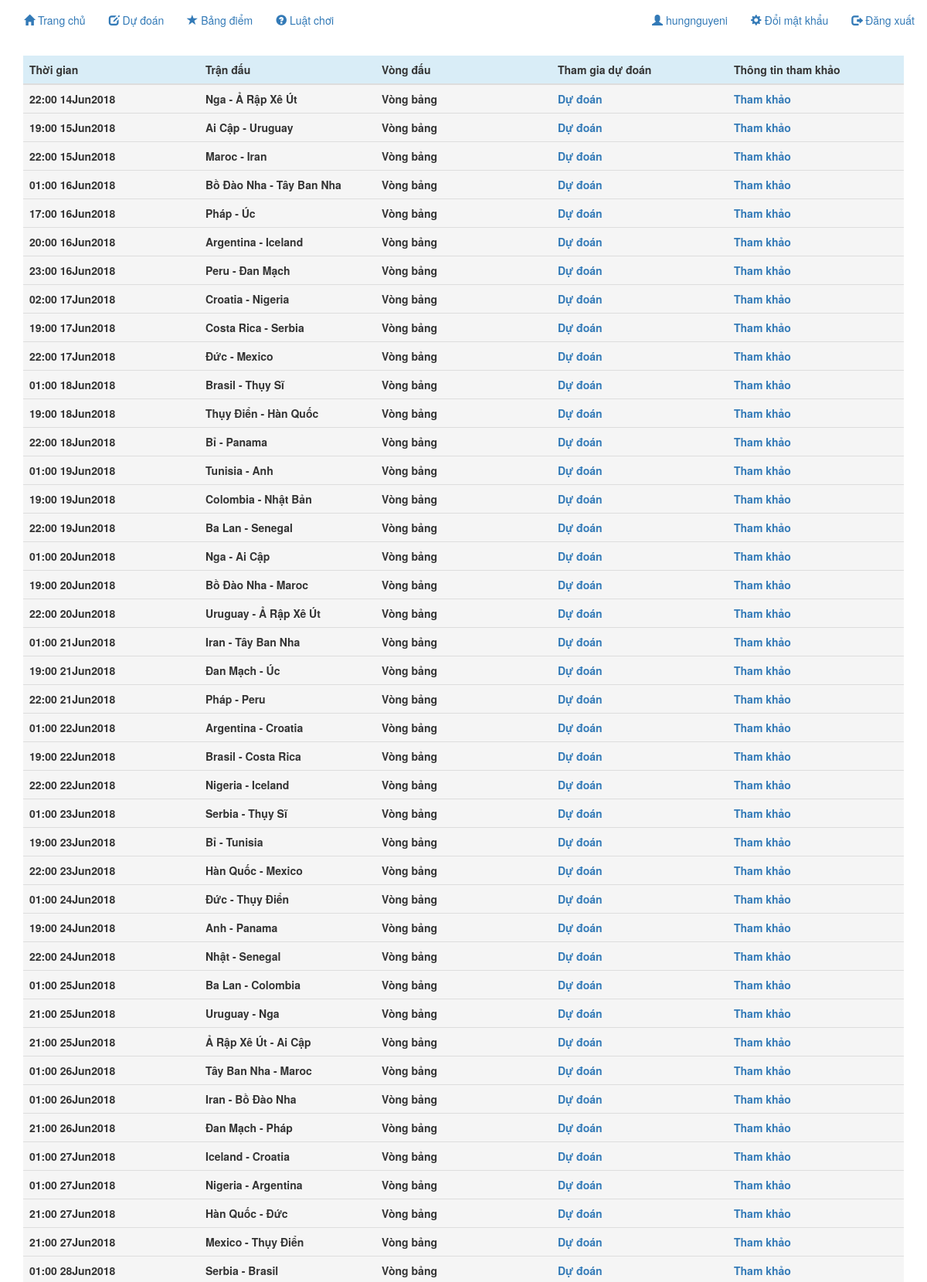
The page /predict/ (signed in, upper part) on the database its author committed.
### football/models.py (models this page shows)
class Data(models.Model):
    AWIN = 'AWIN'
    BALANCE = 'BALANCE'
    BWIN = 'BWIN'
    NEW = '-'
    RESULT_CHOICES = (
        (AWIN, 'Đội A thắng'),
        (BALANCE, 'Hai đội hòa'),
        (BWIN, 'Đội B thắng'),
        (NEW, '-')
    )
    none = -1
    zero = 0
    one = 1
    two = 2
    three = 3
    four = 4
    five = 5
    six = 6
    seven = 7
    eight = 8
    nine = 9
    ten = 10
    eleven = 11
    twelfth = 12
    thirteen = 13
    fourteen = 14
    fifteen = 15
    sixteen = 16
    seventeen = 17
    eighteen = 18
    nineteen = 19
    twenty = 20
    Score_choises = (
        (none, 'Không chọn'),
        (zero, '0'),
        (one, '1'),
        (two, '2'),
        (three, '3'),
        (four, '4'),
        (five, '5'),
        (six, '6'),
        (seven, '7'),
        (eight, '8'),
        (nine, '9'),
        (ten, '10'),
        (eleven, '11'),
        (twelfth, '12'),
        (thirteen, '13'),
        (fourteen, '14'),
        (fifteen, '15'),
        (sixteen, '16'),
        (seventeen, '17'),
        (eighteen, '18'),
        (nineteen, '19'),
        (twenty, '20')
    )
    user_data = models.ForeignKey(User, on_delete=models.CASCADE)
    schedule = models.ForeignKey(Schedule, on_delete=models.CASCADE)
    predict_winner = models.CharField(max_length=200, choices=RESULT_CHOICES, default=NEW)
    winner_result = models.BooleanField(default=False)
    predict_score_a = models.IntegerField(choices=Score_choises, default=none)
    predict_score_b = models.IntegerField(choices=Score_choises, default=none)
    score_result = models.BooleanField(default=False)
    reward = models.IntegerField(default=0)

class Schedule(models.Model):
    level1="1-32"
    level2="1-16"
    level3="Quarterfinal"
    level4="Semifinal"
    level5="Third place"
    level6="Final"
    level_choises = (
        (level1, 'Vòng bảng'),
        (level2, 'Vòng 1-16'),
        (level3, 'Tứ kết'),
        (level4, 'Bán kết'),
        (level5, 'Giải ba'),
        (level6, 'Chung kết')
    )
    none = -1
    zero = 0
    one = 1
    two = 2
    three = 3
    four = 4
    five = 5
    six = 6
    seven = 7
    eight = 8
    nine = 9
    ten = 10
    eleven = 11
    twelfth = 12
    thirteen = 13
    fourteen = 14
    fifteen = 15
    sixteen = 16
    seventeen = 17
    eighteen = 18
    nineteen = 19
    twenty = 20
    Score_choises = (
        (none, 'Chưa thi đấu'),
        (zero, '0'),
        (one, '1'),
        (two, '2'),
        (three, '3'),
        (four, '4'),
        (five, '5'),
        (six, '6'),
        (seven, '7'),
        (eight, '8'),
        (nine, '9'),
        (ten, '10'),
        (eleven, '11'),
        (twelfth, '12'),
        (thirteen, '13'),
        (fourteen, '14'),
        (fifteen, '15'),
        (sixteen, '16'),
        (seventeen, '17'),
        (eighteen, '18'),
        (nineteen, '19'),
        (twenty, '20')
    )
    match_date = models.DateTimeField(default=datetime.now())
    team_a = models.CharField(max_length=200)
    team_b = models.CharField(max_length=200)
    level = models.CharField(max_length=200, choices=level_choises, default=level1)
    score_a = models.IntegerField(choices=Score_choises, default=none)
    score_b = models.IntegerField(choices=Score_choises, default=none)
    result_point = models.IntegerField(default=1)
    score_point = models.IntegerField(default=5)

### football/views.py (the view)
# urls.py: path('predict/', views.predict, name='predict'),
def predict(request):
        template = loader.get_template('football/predict.html')
        try:
            datas = Data.objects.filter(user_data__username=request.user,schedule__match_date__gt=datetime.now())
            context = {
                'datas': datas,
            }
            return HttpResponse(template.render(context, request))
        except Data.DoesNotExist:
            return render(request, 'football/nodata.html')

### templates/football/predict.html (shortened to what this page needs)
<!DOCTYPE html>
<html lang="vi">
{% if user.is_authenticated %}
<head>
  <link rel="stylesheet" href="https://maxcdn.bootstrapcdn.com/bootstrap/3.3.7/css/bootstrap.min.css">
<body>
<nav class="navbar navbar-expand-sm bg-light navbar-light">
  <div class="container-fluid">
     <ul class="nav navbar-nav">
        <li><a href="{% url 'football:home' %}"><span class="glyphicon glyphicon-home"></span> Trang chủ</a></li>
        <li><a href="{% url 'football:predict' %}"><span class="glyphicon glyphicon-edit"></span> Dự đoán</a></li>
        <li><a href="{% url 'football:result' %}"><span class="glyphicon glyphicon-star"></span> Bảng điểm</a></li>
        <li><a href="{% url 'football:rule' %}"><span class="glyphicon glyphicon-question-sign"></span> Luật chơi</a></li>
     </ul>
     <ul class="nav navbar-nav navbar-right">
        <li><a href="{% url 'football:user' %}"><span class="glyphicon glyphicon-user"></span>  {{ user.username }}</a></li>
        <li><a href="{% url 'password_change' %}"><span class="glyphicon glyphicon-cog"></span>  Đổi mật khẩu</a></li>
        <li><a href="{% url 'logout' %}"><span class="glyphicon glyphicon-log-out"></span>  Đăng xuất</a></li>
     </ul>
  </div>
</nav>
<div class="container">
  <table class="table table-hover">
     <thead>
        <tr class="info">
            <th width="20%">Thời gian</th>
            <th width="20%">Trận đấu</th>
            <th width="20%">Vòng đấu</th>
            <th width="20%">Tham gia dự đoán</th>
            <th width="20%">Thông tin tham khảo</th>
        </tr>
     </thead>
     <tbody>
        {% for data in datas %}
        <tr class="active">
            <th>{{ data.schedule.match_date|date:"H:i dMY"}}</th>
            <th>{{ data.schedule.team_a}} - {{ data.schedule.team_b}}</th>
            {% if data.schedule.level == "1-32" %}
                <th>Vòng bảng</th>
            {% endif %}
            <th><a href="{% url 'football:vote' data.id %}">Dự đoán</a></th>
            <th><a href="{% url 'football:reference' data.id %}">Tham khảo</a></th>
        </tr>
        {% endfor %}
     </tbody>
  </table>
</div>
</body>
{% endif %}
</html>

### rows shown on the page
Data: schedule.match_date "22:00 14Jun2018", schedule.team_a "Nga", schedule.team_b "Ả Rập Xê Út", shows "Vòng bảng"
Data: schedule.match_date "19:00 15Jun2018", schedule.team_a "Ai Cập", schedule.team_b "Uruguay", shows "Vòng bảng"
Data: schedule.match_date "22:00 15Jun2018", schedule.team_a "Maroc", schedule.team_b "Iran", shows "Vòng bảng"
Data: schedule.match_date "01:00 16Jun2018", schedule.team_a "Bồ Đào Nha", schedule.team_b "Tây Ban Nha", shows "Vòng bảng"
Data: schedule.match_date "17:00 16Jun2018", schedule.team_a "Pháp", schedule.team_b "Úc", shows "Vòng bảng"
Data: schedule.match_date "20:00 16Jun2018", schedule.team_a "Argentina", schedule.team_b "Iceland", shows "Vòng bảng"
Data: schedule.match_date "23:00 16Jun2018", schedule.team_a "Peru", schedule.team_b "Đan Mạch", shows "Vòng bảng"
Data: schedule.match_date "02:00 17Jun2018", schedule.team_a "Croatia", schedule.team_b "Nigeria", shows "Vòng bảng"
Data: schedule.match_date "19:00 17Jun2018", schedule.team_a "Costa Rica", schedule.team_b "Serbia", shows "Vòng bảng"
Data: schedule.match_date "22:00 17Jun2018", schedule.team_a "Đức", schedule.team_b "Mexico", shows "Vòng bảng"
Data: schedule.match_date "01:00 18Jun2018", schedule.team_a "Brasil", schedule.team_b "Thụy Sĩ", shows "Vòng bảng"
Data: schedule.match_date "19:00 18Jun2018", schedule.team_a "Thụy Điển", schedule.team_b "Hàn Quốc", shows "Vòng bảng"
Data: schedule.match_date "22:00 18Jun2018", schedule.team_a "Bỉ", schedule.team_b "Panama", shows "Vòng bảng"
Data: schedule.match_date "01:00 19Jun2018", schedule.team_a "Tunisia", schedule.team_b "Anh", shows "Vòng bảng"
Data: schedule.match_date "19:00 19Jun2018", schedule.team_a "Colombia", schedule.team_b "Nhật Bản", shows "Vòng bảng"
Data: schedule.match_date "22:00 19Jun2018", schedule.team_a "Ba Lan", schedule.team_b "Senegal", shows "Vòng bảng"
Data: schedule.match_date "01:00 20Jun2018", schedule.team_a "Nga", schedule.team_b "Ai Cập", shows "Vòng bảng"
Data: schedule.match_date "19:00 20Jun2018", schedule.team_a "Bồ Đào Nha", schedule.team_b "Maroc", shows "Vòng bảng"
Data: schedule.match_date "22:00 20Jun2018", schedule.team_a "Uruguay", schedule.team_b "Ả Rập Xê Út", shows "Vòng bảng"
Data: schedule.match_date "01:00 21Jun2018", schedule.team_a "Iran", schedule.team_b "Tây Ban Nha", shows "Vòng bảng"
Data: schedule.match_date "19:00 21Jun2018", schedule.team_a "Đan Mạch", schedule.team_b "Úc", shows "Vòng bảng"
Data: schedule.match_date "22:00 21Jun2018", schedule.team_a "Pháp", schedule.team_b "Peru", shows "Vòng bảng"
Data: schedule.match_date "01:00 22Jun2018", schedule.team_a "Argentina", schedule.team_b "Croatia", shows "Vòng bảng"
Data: schedule.match_date "19:00 22Jun2018", schedule.team_a "Brasil", schedule.team_b "Costa Rica", shows "Vòng bảng"
Data: schedule.match_date "22:00 22Jun2018", schedule.team_a "Nigeria", schedule.team_b "Iceland", shows "Vòng bảng"
Data: schedule.match_date "01:00 23Jun2018", schedule.team_a "Serbia", schedule.team_b "Thụy Sĩ", shows "Vòng bảng"
Data: schedule.match_date "19:00 23Jun2018", schedule.team_a "Bỉ", schedule.team_b "Tunisia", shows "Vòng bảng"
Data: schedule.match_date "22:00 23Jun2018", schedule.team_a "Hàn Quốc", schedule.team_b "Mexico", shows "Vòng bảng"
Data: schedule.match_date "01:00 24Jun2018", schedule.team_a "Đức", schedule.team_b "Thụy Điển", shows "Vòng bảng"
Data: schedule.match_date "19:00 24Jun2018", schedule.team_a "Anh", schedule.team_b "Panama", shows "Vòng bảng"
Data: schedule.match_date "22:00 24Jun2018", schedule.team_a "Nhật", schedule.team_b "Senegal", shows "Vòng bảng"
Data: schedule.match_date "01:00 25Jun2018", schedule.team_a "Ba Lan", schedule.team_b "Colombia", shows "Vòng bảng"
Data: schedule.match_date "21:00 25Jun2018", schedule.team_a "Uruguay", schedule.team_b "Nga", shows "Vòng bảng"
Data: schedule.match_date "21:00 25Jun2018", schedule.team_a "Ả Rập Xê Út", schedule.team_b "Ai Cập", shows "Vòng bảng"
Data: schedule.match_date "01:00 26Jun2018", schedule.team_a "Tây Ban Nha", schedule.team_b "Maroc", shows "Vòng bảng"
Data: schedule.match_date "01:00 26Jun2018", schedule.team_a "Iran", schedule.team_b "Bồ Đào Nha", shows "Vòng bảng"
Data: schedule.match_date "21:00 26Jun2018", schedule.team_a "Đan Mạch", schedule.team_b "Pháp", shows "Vòng bảng"
Data: schedule.match_date "01:00 27Jun2018", schedule.team_a "Iceland", schedule.team_b "Croatia", shows "Vòng bảng"
Data: schedule.match_date "01:00 27Jun2018", schedule.team_a "Nigeria", schedule.team_b "Argentina", shows "Vòng bảng"
Data: schedule.match_date "21:00 27Jun2018", schedule.team_a "Hàn Quốc", schedule.team_b "Đức", shows "Vòng bảng"
Data: schedule.match_date "21:00 27Jun2018", schedule.team_a "Mexico", schedule.team_b "Thụy Điển", shows "Vòng bảng"
Data: schedule.match_date "01:00 28Jun2018", schedule.team_a "Serbia", schedule.team_b "Brasil", shows "Vòng bảng"

### other values the page prints
{{ user.username }} "hungnguyeni"
